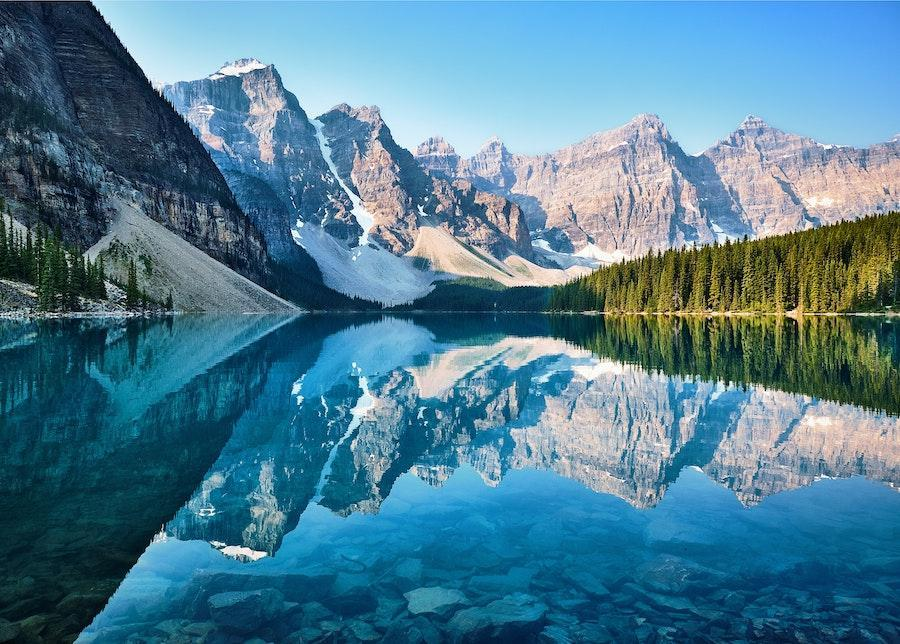
#> input picture GraphicsPractice/source/фото.jpg, 900 x 644 px
$ python lesson_10_3.py
#> lines starting #> are read from the running program, lines starting #| are printed output that depends on the picture
import os
from PIL import Image

def create_grid_2x2(image_path, output_path):
    """
    Создает сетку 2x2 из четырех повернутых копий исходного изображения.
    """
#> called with image_path = 'source/фото.jpg', output_path = 'output/photo_grid_2x2.png'
    with Image.open(image_path) as img:
        # Убедимся, что изображение небольшое (например, размер логотипа из прошлых уроков)
        # Если нужно, можно использовать thumbnail, но предположим, что берем готовый элемент
#> img is the input picture: PIL image 900x644 RGB; mean R, G, B 78.9, 125.7, 147
        w, h = img.size
#> w = 900; h = 644
        print(f"Размер исходного элемента: {w}x{h}")
#| Размер исходного элемента: 900x644

        # Создаем 4 повернутые копии (0°, 90°, 180°, 270°)
        img_0 = img.copy()
        img_90 = img.rotate(90, expand=True)
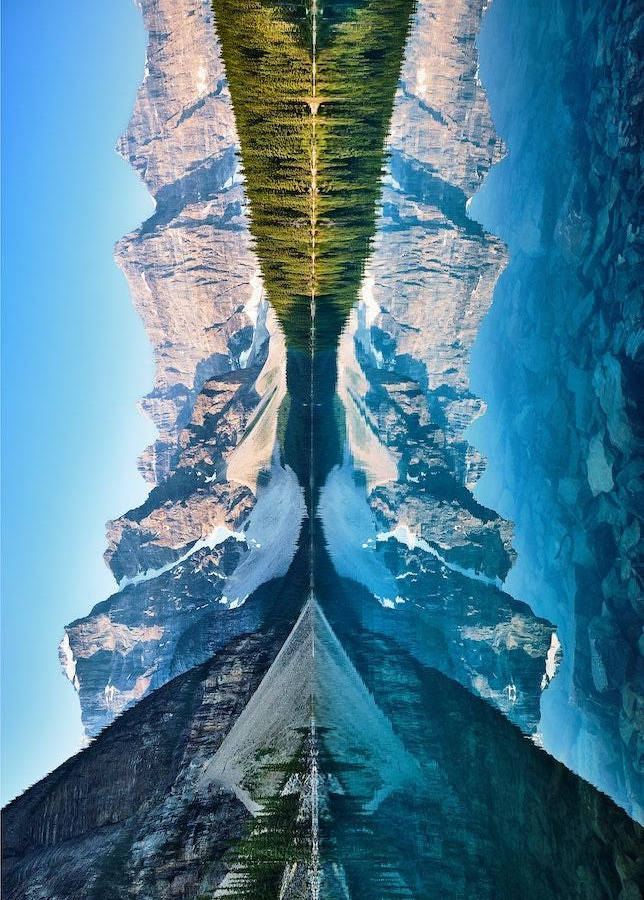
#> img_90: PIL image 644x900 RGB; mean R, G, B 78.9, 125.7, 147
        img_180 = img.rotate(180, expand=True)
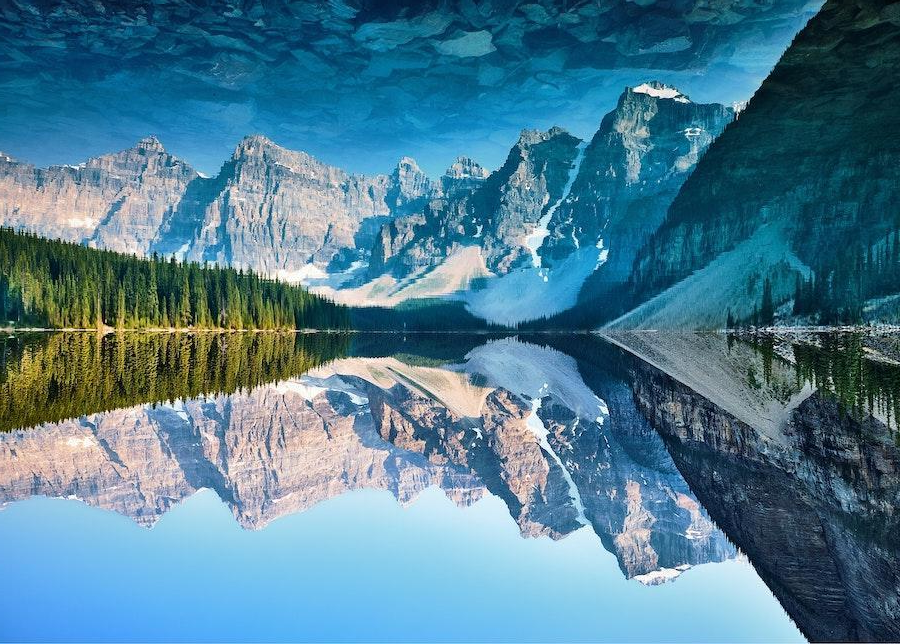
#> img_180: PIL image 900x644 RGB; mean R, G, B 78.9, 125.7, 147
        img_270 = img.rotate(270, expand=True)
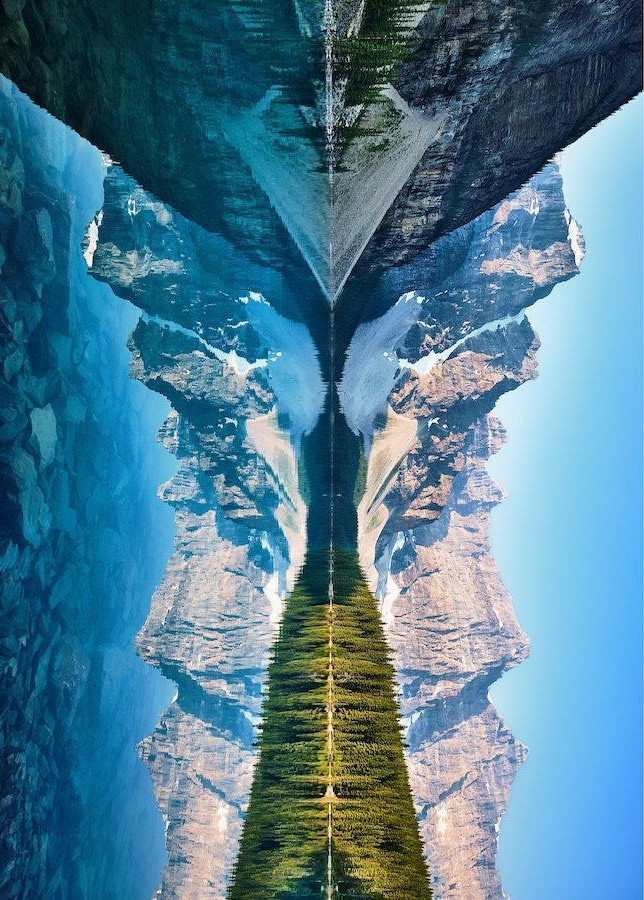
#> img_270: PIL image 644x900 RGB; mean R, G, B 78.9, 125.7, 147

        # Новые размеры после поворота с expand=True могут отличаться,
        # но для квадратного логотипа они будут одинаковыми (w x h).
        # Вычислим размер результирующего холста 2x2
        grid_w = w * 2
#> grid_w = 1800
        grid_h = h * 2
#> grid_h = 1288

        # Создаем пустой холст под сетку 2x2 (в режиме RGB или RGBA)
        grid_img = Image.new("RGB", (grid_w, grid_h), (255, 255, 255))
#> grid_img: PIL image 1800x1288 RGB; every value is 255

        # Размещаем изображения по четырем позициям сетки (paste принимает координаты левого верхнего угла)
        # 1. Верхний левый угол (0°, оригинальное)
        grid_img.paste(img_0, (0, 0))
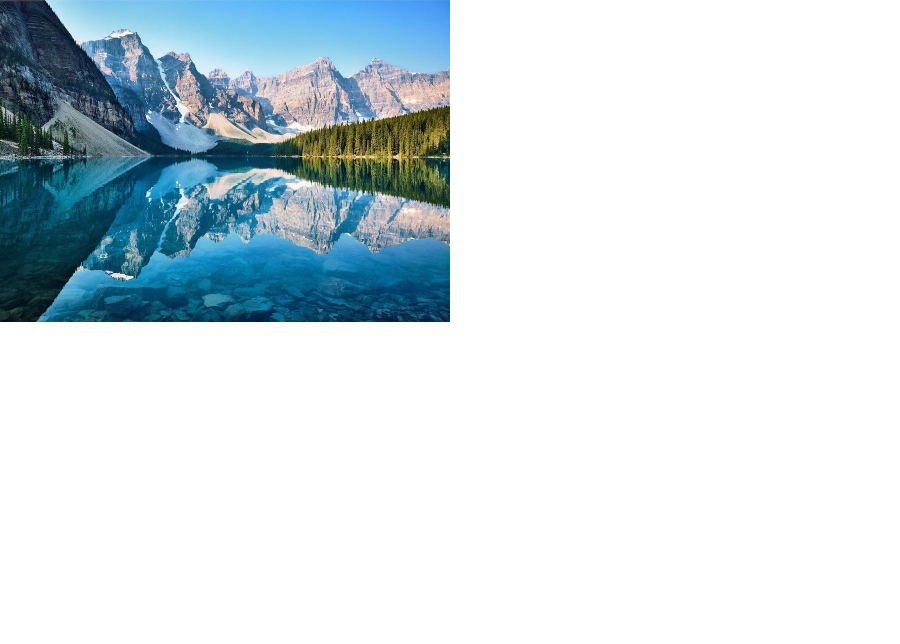
#> grid_img: PIL image 1800x1288 RGB (shown at 1/2 size); mean R, G, B 211, 222.7, 228

        # 2. Верхний правый угол (поворот на 90°)
        grid_img.paste(img_90, (w, 0))
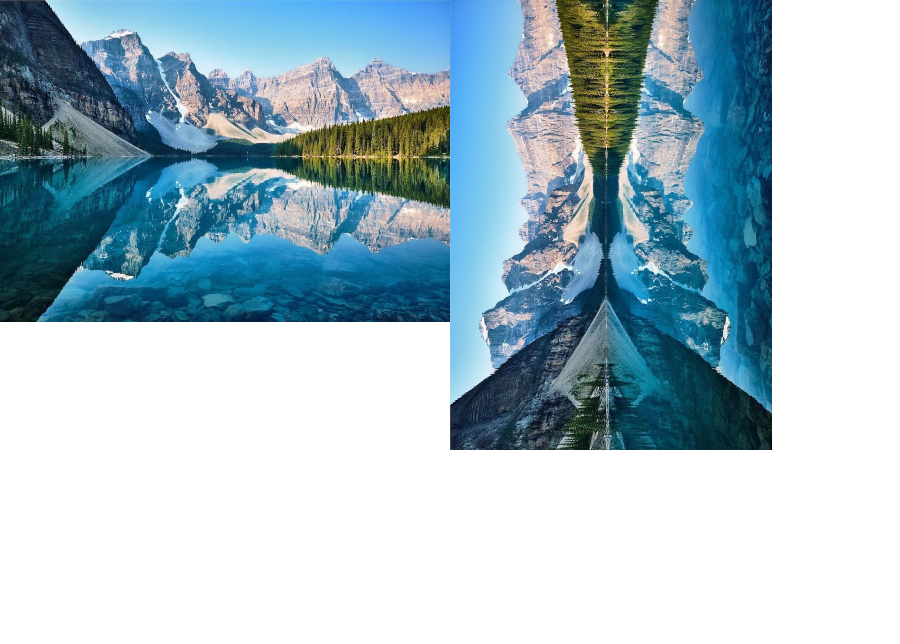
#> grid_img: PIL image 1800x1288 RGB (shown at 1/2 size); mean R, G, B 167, 190.3, 201

        # 3. Нижний левый угол (поворот на 270°)
        grid_img.paste(img_270, (0, h))
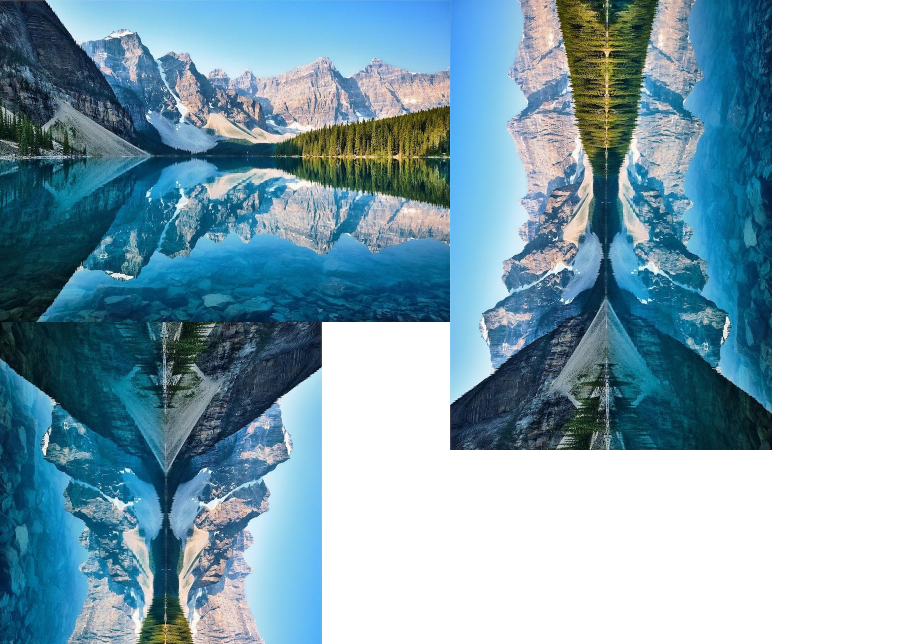
#> grid_img: PIL image 1800x1288 RGB (shown at 1/2 size); mean R, G, B 134.2, 166.6, 181.4

        # 4. Нижний правый угол (поворот на 180°)
        grid_img.paste(img_180, (w, h))
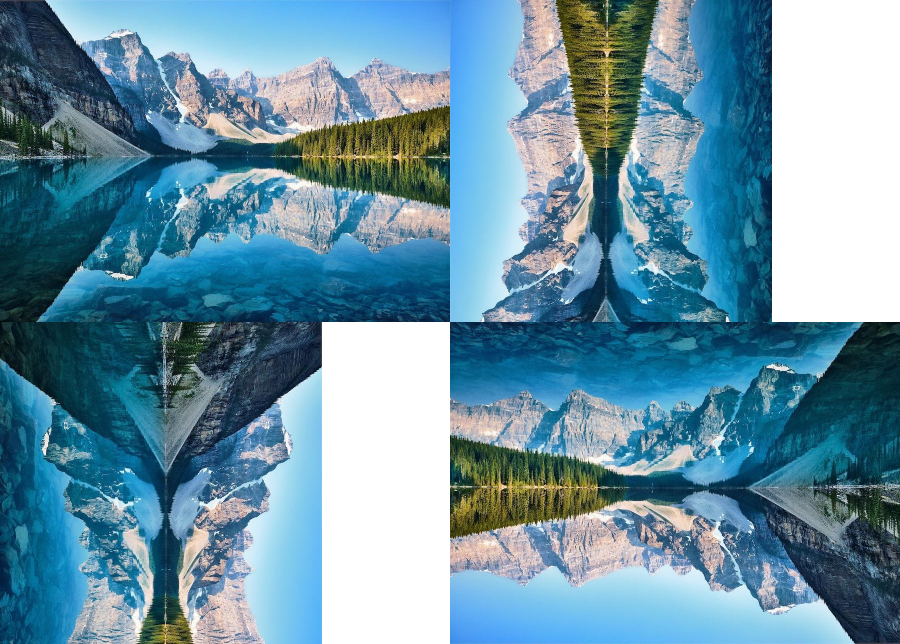
#> grid_img: PIL image 1800x1288 RGB (shown at 1/2 size); mean R, G, B 105.2, 146.1, 165

        # Сохраняем результат
        grid_img.save(output_path)
        print(f"Сетка 2x2 успешно создана и сохранена в '{output_path}'. Итоговый размер: {grid_img.size}")
#| Сетка 2x2 успешно создана и сохранена в 'output/photo_grid_2x2.png'. Итоговый размер: (1800, 1288)

if __name__ == "__main__":
    if not os.path.exists("output"):
        os.makedirs("output")

    # Используем любой файл, например логотип или квадратную аватарку
    logo_path = "output/logo_header.png"  # или "output/avatar.png"

    if os.path.exists(logo_path):
        create_grid_2x2(logo_path, "output/logo_grid_2x2.png")
    else:
        # Если файл не найден, берем базовое фото
        create_grid_2x2("source/фото.jpg", "output/photo_grid_2x2.png")
